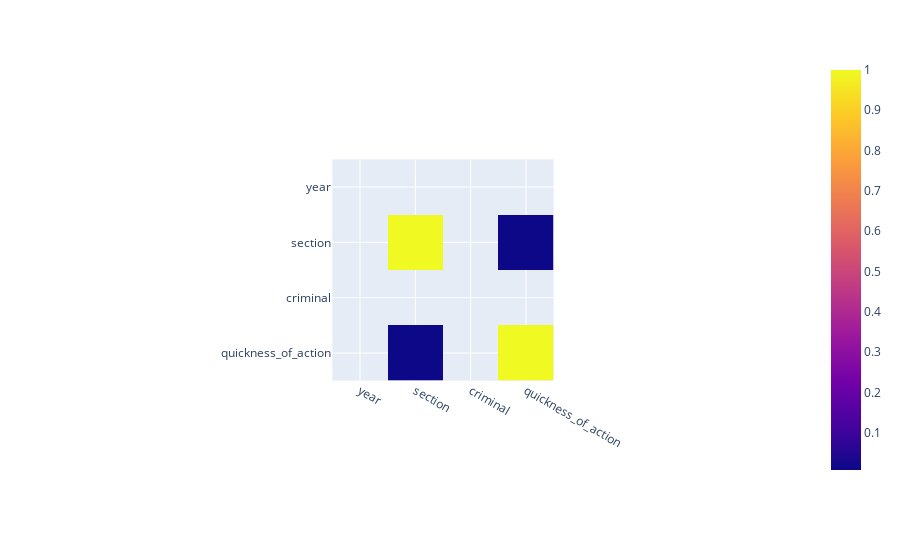

The cell this chart's notebook holds for it:
### Markdown cell above
Let's plot the correlation matrix before replacing labels with their string values.

### Code cell
px.imshow(df.corr())

### Figure 1 — Plotly figure (JSON) as saved in the notebook; plotly's stock layout.template omitted (floating-point values rounded to 4 significant figures)
{"data": [{"coloraxis": "coloraxis", "name": "0", "x": ["year", "section", "criminal", "quickness_of_action"], "y": ["year", "section", "criminal", "quickness_of_action"], "z": [[null, null, null, null], [null, 1, null, 0.007309], [null, null, null, null], [null, 0.007309, null, 1]], "type": "heatmap", "xaxis": "x", "yaxis": "y", "hovertemplate": "x: %{x}<br>y: %{y}<br>color: %{z}<extra></extra>"}], "layout": {"xaxis": {"anchor": "y", "domain": [0.3476, 0.6524], "scaleanchor": "y", "constrain": "domain", "type": "category", "range": [-0.5, 3.5], "autorange": true}, "yaxis": {"anchor": "x", "domain": [1.11e-16, 1.0], "autorange": true, "constrain": "domain", "type": "category", "range": [3.5, -0.5]}, "coloraxis": {"colorscale": [[0, "#0d0887"], [0.1111, "#46039f"], [0.2222, "#7201a8"], [0.3333, "#9c179e"], [0.4444, "#bd3786"], [0.5556, "#d8576b"], [0.6667, "#ed7953"], [0.7778, "#fb9f3a"], [0.8889, "#fdca26"], [1, "#f0f921"]]}, "margin": {"t": 60}, "autosize": true}}
